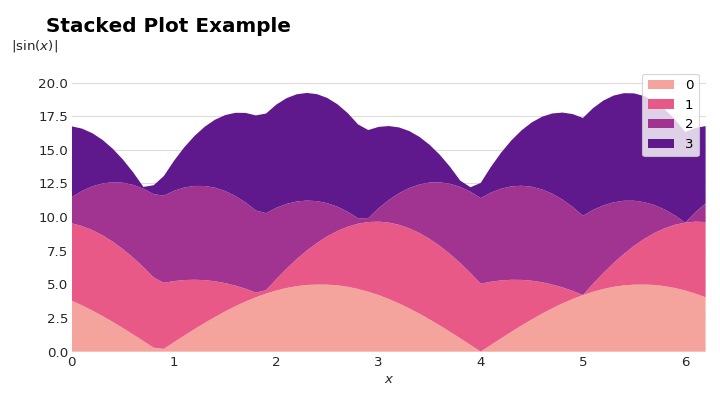

The script that drew this image:
import pandas as pd
import numpy as np
import matplotlib.pyplot as plt
import plorts
plt.style.use(['plorts', 'plorts-web'])

xmax = 2*np.pi
f = lambda x,offset: (offset+1)*np.sin(x-offset)
xs = np.arange(0,xmax,0.1)
offsets = range(0,len(plorts.palettes.solarized))
offsets = [4,5,6,7]
df = pd.DataFrame([[x, f(x, offset), i, np.abs(f(x, offset))] for x in xs for i,offset in enumerate(offsets)], columns=["x", "y", "offset", "abs"])

plorts.stackplot(df, x="x", y="abs", hue="offset")
plt.legend(loc='best')
plt.ylabel("$|\\sin(x)|$")
plt.title("Stacked Plot Example")
plorts.style_axis()
